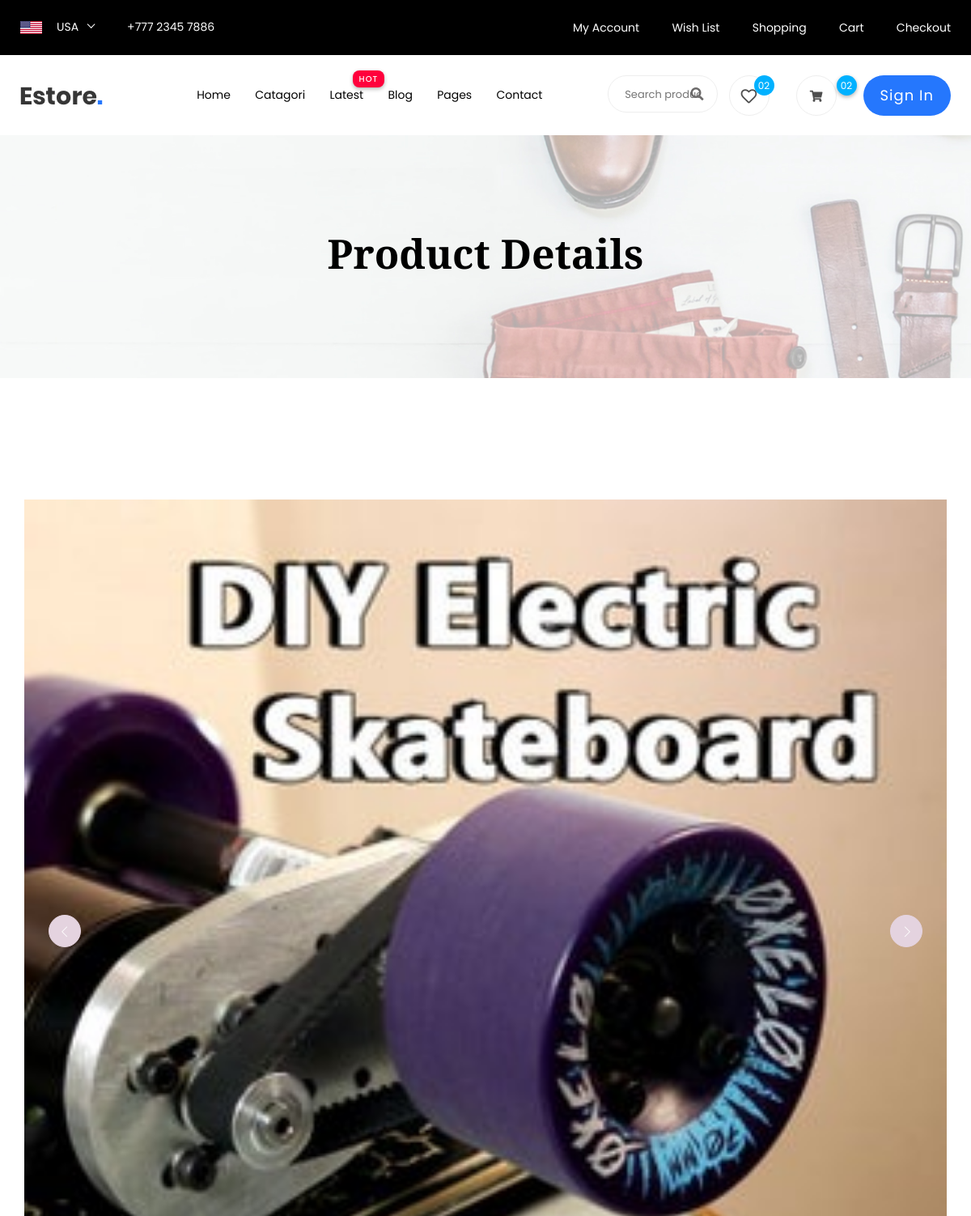
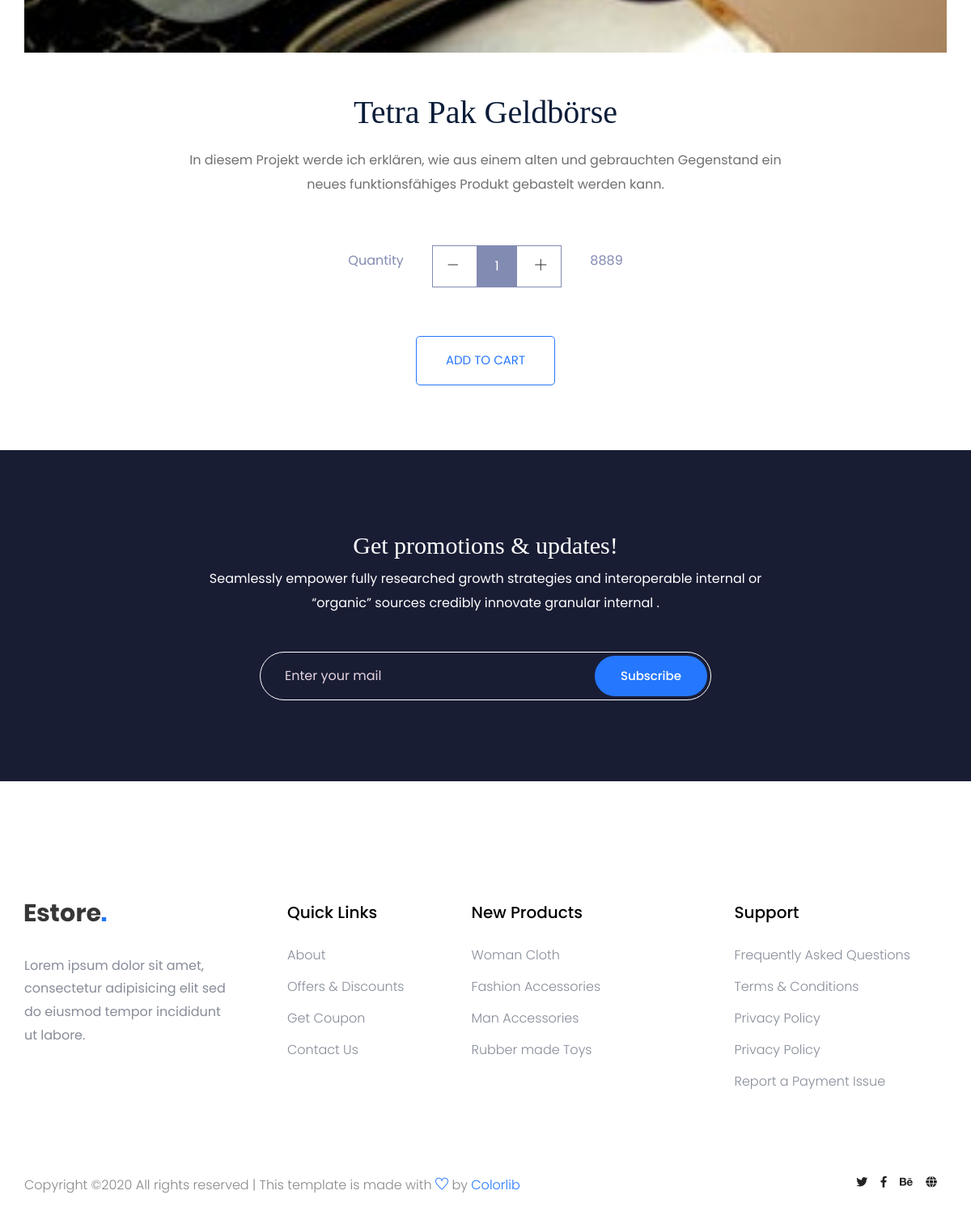
/Tetra Pak Geldbörse, run on the app's committed database (2 pictures, top to bottom).
### tables this page shows
CREATE TABLE Project (PROJECT_ID INT PRIMARY KEY UNIQUE NOT NULL, "S.NO." INT UNIQUE NOT NULL, TITLE VARCHAR (255), CONTENT VARCHAR (255) NOT NULL, OWNER_ID INT NOT NULL REFERENCES Users (UserID), COST INT, AUTHOR VARCHAR (255) NOT NULL, RATING INT NOT NULL, Image VARCHAR);

### data.py (the view)
@app.route('/<idX>', methods=['GET','POST'])
def onProductClick(idX):
   print(idX)
   q=str(f'''SELECT * FROM Project WHERE (TITLE = "{idX}")''')
   df=query_db(q)
   print(df)
   for i in df:
      print(df[i])
   return (render_template('/single-product.html',data=df))

### data.py (called while the page is built)
def query_db(q):
   conn = sqlite3.connect('projectables.db')
   c = conn.cursor()
   c.execute(q)
   query=c.fetchall()
   print(query)
   df = pd.DataFrame(query,columns=['PROJECT_ID','[S.NO.]','TITLE','CONTENT','OWNER_ID','COST','AUTHOR','RATING','Image'])
   return(df)

### templates/single-product.html (shortened to what this page needs)
<!doctype html>
<html lang="zxx">
<head>
        <link rel="stylesheet" href="static/css/bootstrap.min.css">
        <link rel="stylesheet" href="static/css/owl.carousel.min.css">
        <link rel="stylesheet" href="static/css/flaticon.css">
        <link rel="stylesheet" href="static/css/slicknav.css">
        <link rel="stylesheet" href="static/css/animate.min.css">
        <link rel="stylesheet" href="static/css/magnific-popup.css">
        <link rel="stylesheet" href="static/css/fontawesome-all.min.css">
        <link rel="stylesheet" href="static/css/themify-icons.css">
        <link rel="stylesheet" href="static/css/slick.css">
        <link rel="stylesheet" href="static/css/nice-select.css">
        <link rel="stylesheet" href="static/css/style.css">
</head>
<body>
    <header>
       <div class="header-area">
            <div class="main-header ">
                <div class="header-top top-bg d-none d-lg-block">
                   <div class="container-fluid">
                       <div class="col-xl-12">
                            <div class="row d-flex justify-content-between align-items-center">
                                <div class="header-info-left d-flex">
                                    <div class="flag">
                                        <img src="static/img/icon/header_icon.png" alt="">
                                    </div>
                                    <div class="select-this">
                                    </div>
                                    <ul class="contact-now">
                                        <li>+777 2345 7886</li>
                                    </ul>
                                </div>
                                <div class="header-info-right">
                                   <ul>
                                       <li><a href="{{ url_for('login') }}">My Account </a></li>
                                       <li><a href="{{ url_for('product_list') }}">Wish List  </a></li>
                                       <li><a href="{{ url_for('cart') }}">Shopping</a></li>
                                       <li><a href="{{ url_for('cart') }}">Cart</a></li>
                                       <li><a href="{{ url_for('checkout') }}">Checkout</a></li>
                                   </ul>
                                </div>
                            </div>
                       </div>
                   </div>
                </div>
               <div class="header-bottom  header-sticky">
                    <div class="container-fluid">
                        <div class="row align-items-center">
                            <div class="col-xl-1 col-lg-1 col-md-1 col-sm-3">
                                <div class="logo">
                                  <a href="{{ url_for('index_page') }}"><img src="static/img/logo/logo.png" alt=""></a>
                                </div>
                            </div>
                            <div class="col-xl-6 col-lg-8 col-md-7 col-sm-5">
                                <div class="main-menu f-right d-none d-lg-block">
                                    <nav>
                                        <ul id="navigation">
                                            <li><a href="{{ url_for('index_page') }}">Home</a></li>
                                            <li><a href="{{ url_for('Catagori') }}">Catagori</a></li>
                                            <li class="hot"><a href="#">Latest</a>
                                            </li>
                                            <li><a href="{{ url_for('blog') }}">Blog</a>
                                            </li>
                                            <li><a href="#">Pages</a>
                                            </li>
                                            <li><a href="{{ url_for('contact') }}">Contact</a></li>
                                        </ul>
                                    </nav>
                                </div>
                            </div>
                            <div class="col-xl-5 col-lg-3 col-md-3 col-sm-3 fix-card">
                                <ul class="header-right f-right d-none d-lg-block d-flex justify-content-between">
                                    <li class="d-none d-xl-block">
                                        <div class="form-box f-right ">
                                            <input type="text" name="Search" placeholder="Search products">
                                            <div class="search-icon">
                                                <i class="fas fa-search special-tag"></i>
                                            </div>
                                        </div>
                                     </li>
                                    <li class=" d-none d-xl-block">
                                        <div class="favorit-items">
                                            <i class="far fa-heart"></i>
                                        </div>
                                    </li>
                                    <li>
                                        <div class="shopping-card">
                                            <a href="{{ url_for('cart') }}"><i class="fas fa-shopping-cart"></i></a>
                                        </div>
                                    </li>
                                   <li class="d-none d-lg-block"> <a href="#" class="btn header-btn">Sign in</a></li>
                                </ul>
                            </div>
                            <div class="col-12">
                            </div>
                        </div>
                    </div>
               </div>
            </div>
       </div>
    </header>
    <div class="slider-area ">
        <div class="single-slider slider-height2 d-flex align-items-center" data-background="static/img/hero/category.jpg">
            <div class="container">
                <div class="row">
                    <div class="col-xl-12">
                        <div class="hero-cap text-center">
                            <h2>product Details</h2>
                        </div>
                    </div>
                </div>
            </div>
        </div>
    </div>
  {% for key,value in data.iterrows() %}
  <div class="product_image_area">
    <div class="container">
      <div class="row justify-content-center">
        <div class="col-lg-12">
          <div class="product_img_slide owl-carousel">
            <div class="single_product_img">
              <img src="static/img/product/{{ value['Image'] }}" alt="#" class="img-fluid">
            </div>
          </div>
        </div>
        <div class="col-lg-8">
          <div class="single_product_text text-center">
            <h3>{{value['TITLE']}}</h3>
            <p>
                {{value['CONTENT']}}
            </p>
            <div class="card_area">
                <div class="product_count_area">
                    <p>Quantity</p>
                    <div class="product_count d-inline-block">
                        <span class="product_count_item inumber-decrement"> <i class="ti-minus"></i></span>
                        <input class="product_count_item input-number" type="text" value="1" min="0" max="10">
                        <span class="product_count_item number-increment"> <i class="ti-plus"></i></span>
                    </div>
                    <p>{{value['COST']}}</p>
                </div>
              <div class="add_to_cart">
                  <a href="{{url_for('addToCart', idX = value['PROJECT_ID'])}}" class="btn_3">add to cart</a>
              </div>
            </div>
          </div>
        </div>
      </div>
    </div>
  </div>
  {% endfor %}
   <section class="subscribe_part section_padding">
      <div class="container">
          <div class="row justify-content-center">
              <div class="col-lg-8">
                  <div class="subscribe_part_content">
                      <h2>Get promotions & updates!</h2>
                      <p>Seamlessly empower fully researched growth strategies and interoperable internal or “organic” sources credibly innovate granular internal .</p>
                      <div class="subscribe_form">
                          <input type="email" placeholder="Enter your mail">
                          <a href="#" class="btn_1">Subscribe</a>
                      </div>
                  </div>
              </div>
          </div>
      </div>
  </section>
  <footer>
    <div class="footer-area footer-padding">
        <div class="container">
            <div class="row d-flex justify-content-between">
                <div class="col-xl-3 col-lg-3 col-md-5 col-sm-6">
                   <div class="single-footer-caption mb-50">
                     <div class="single-footer-caption mb-30">
                         <div class="footer-logo">
                             <a href="{{ url_for('index_page') }}"><img src="static/img/logo/logo2_footer.png" alt=""></a>
                         </div>
                         <div class="footer-tittle">
                             <div class="footer-pera">
                                 <p>Lorem ipsum dolor sit amet, consectetur adipisicing elit sed do eiusmod tempor incididunt ut labore.</p>
                            </div>
                         </div>
                     </div>
                   </div>
                </div>
                <div class="col-xl-2 col-lg-3 col-md-3 col-sm-5">
                    <div class="single-footer-caption mb-50">
                        <div class="footer-tittle">
                            <h4>Quick Links</h4>
                            <ul>
                                <li><a href="#">About</a></li>
                                <li><a href="#"> Offers & Discounts</a></li>
                                <li><a href="#"> Get Coupon</a></li>
                                <li><a href="#">  Contact Us</a></li>
                            </ul>
                        </div>
                    </div>
                </div>
                <div class="col-xl-3 col-lg-3 col-md-4 col-sm-7">
                    <div class="single-footer-caption mb-50">
                        <div class="footer-tittle">
                            <h4>New Products</h4>
                            <ul>
                                <li><a href="#">Woman Cloth</a></li>
                                <li><a href="#">Fashion Accessories</a></li>
                                <li><a href="#"> Man Accessories</a></li>
                                <li><a href="#"> Rubber made Toys</a></li>
                            </ul>
                        </div>
                    </div>
                </div>
                <div class="col-xl-3 col-lg-3 col-md-5 col-sm-7">
                    <div class="single-footer-caption mb-50">
                        <div class="footer-tittle">
                            <h4>Support</h4>
                            <ul>
                             <li><a href="#">Frequently Asked Questions</a></li>
                             <li><a href="#">Terms & Conditions</a></li>
                             <li><a href="#">Privacy Policy</a></li>
                             <li><a href="#">Privacy Policy</a></li>
                             <li><a href="#">Report a Payment Issue</a></li>
                         </ul>
                        </div>
                    </div>
                </div>
            </div>
            <div class="row">
             <div class="col-xl-7 col-lg-7 col-md-7">
                 <div class="footer-copy-right">
                     <p>
  Copyright &copy;<script>document.write(new Date().getFullYear());</script> All rights reserved | This template is made with <i class="ti-heart" aria-hidden="true"></i> by <a href="https://colorlib.com" target="_blank">Colorlib</a>
  </p>                    </div>
             </div>
              <div class="col-xl-5 col-lg-5 col-md-5">
                 <div class="footer-copy-right f-right">
                     <div class="footer-social">
                         <a href="#"><i class="fab fa-twitter"></i></a>
                         <a href="#"><i class="fab fa-facebook-f"></i></a>
                         <a href="#"><i class="fab fa-behance"></i></a>
                         <a href="#"><i class="fas fa-globe"></i></a>
                     </div>
                 </div>
             </div>
         </div>
        </div>
    </div>
  </footer>
</body>
</html>

### data on the page
Project: Image (picture), TITLE "Tetra Pak Geldbörse", CONTENT "In diesem Projekt werde ich erklären, wie aus einem alten und gebrauchten Gegenstand ein neues funktionsfähiges Produkt gebastelt werden kann."

### other printed values
{{ value['COST'] }} "8889"
